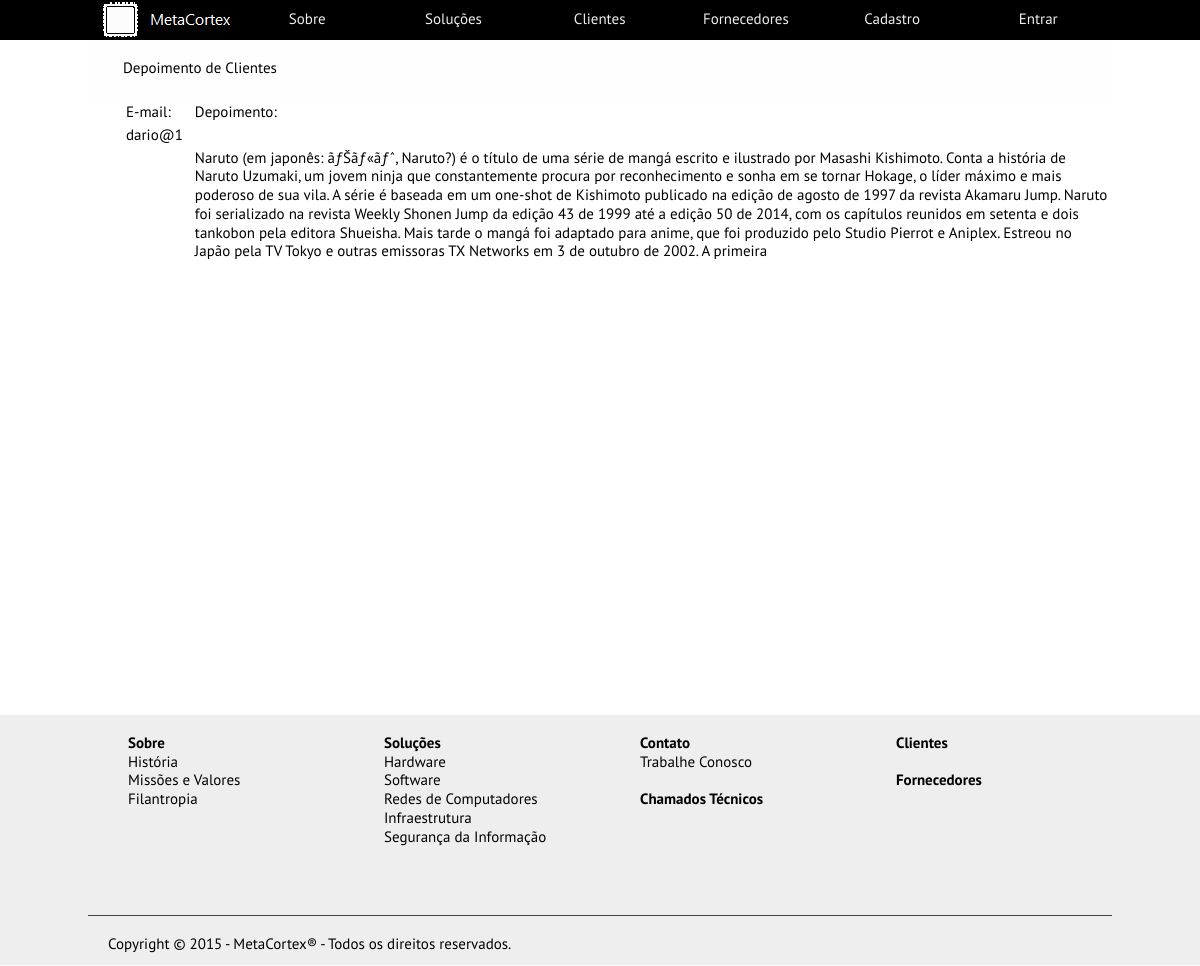
The page /code/metacortex/depoimentos.php on the database its author committed.
### tables this page shows
CREATE TABLE IF NOT EXISTS `tb_depoimentos` (
`id` int(255) NOT NULL,
  `email` varchar(100) NOT NULL,
  `depoimento` text NOT NULL
);

### code/metacortex/depoimentos.php (the view, shortened to what this page needs)
<?php session_start();
    if( isset($_SESSION['email_login']) ){
        $variable = '<a href="principal_usuario.php">'.$_SESSION['username'].'</a>' ;
    }else{
        $variable = '<a href="entrar.php"> Entrar </a>';
    }
?>
<!DOCTYPE html>
<html lang="pt-br">
	<head>
		<link rel="stylesheet" type="text/css" href="CSS\style.css" />
		<link rel="stylesheet" type="text/css" href="CSS\style_chamados_tecnicos.css" />
	</head>
	<body>
		<header>
			<?php include 'menu.php';?>
			<nav id="guia_paginas">
				<br>
					<p> Depoimento de Clientes <p>
				<br>
			</nav>
		</header>
		<article id="conteudo">
            <?php
                include "conecta_mysql.php";
                $resultado = mysqli_query($conexao, "SELECT * from tb_depoimentos") or die("Não foi possível acessar a tabela: ".mysqli_error($conexao));
                echo "<div style='overflow-x:auto;'><table>";
                if($resultado){
                    echo "<tr>
                        <td> E-mail: </td>
                        <td> &nbsp </td>
                        <td> Depoimento: </td>
                        </tr>";
                    while($row = mysqli_fetch_array($resultado)){
                        echo "<tr>";
                        echo "<td>".$row["email"]. " </td><td> &nbsp </td>
                            <td></td>";
                        echo "</tr>";
                        echo "<tr>
                            <td></td><td> &nbsp </td>
                            <td>".$row["depoimento"]." </td>";
                        echo "</tr>";
                    }
                }
                echo "</table></div>";
                mysqli_close($conexao); ?>
        </article>
		<?php include 'footer.php';?>
	</body>
</html>

### code/metacortex/menu.php
<?php
    if( isset($_SESSION['email_login']) ){
        echo '<nav id="menu">
				<ul>
					<li><a href="index.php"><img src="Imagens\logo.png" alt="Logotipo" title="Logotipo"></a></li>
					<li><a href="sobre.php">Sobre</a>
						<ul>
							<li><a href="historia.php">História</a></li>
							<li><a href="missoes_e_valores.php">Missões e Valores</a></li>
							<li><a href="filantropia.php">Filantropia</a></li>
						</ul>
					</li>
					<li><a href="solucoes.php">Soluções</a>
						<ul>
							<li><a href="hardware.php">Hardware</a></li>
							<li><a href="software.php">Software</a></li>
							<li><a href="redes_de_computadores.php">Redes de Computadores</a></li>
							<li><a href="infraestrutura.php">Infraestrutura</a></li>
							<li><a href="seguranca_da_informacao.php">Segurança da Informação</a></li>
						</ul>
					</li>
					<li><a href="clientes.php">Clientes</a>
                        <ul>
							<li><a href="depoimentos.php">Depoimentos</a></li>
						</ul>
                    </li>
					<li><a href="fornecedores.php">Fornecedores</a></li>
					<li><a href="cadastro.php">Cadastro</a></li>
					<li>'.$variable.'
                        <ul>
							<li><a href="chamados_tecnicos.php">Chamados Técnicos</a></li>
                            <li><a href="contato.php">Contato</a></li>
                            <li><a href="trabalhe_conosco.php">Trabalhe Conosco</a></li>
                            <li><a href="depoimento.php">Depoimento</a></li>
                            <li><a href="form.php">Admin</a></li>
                            <li><a href="entrar.php">Sair</a></li>
						</ul>
                    </li>
				</ul>
			</nav>';
    }else{
        echo '<nav id="menu">
				<ul>
					<li><a href="index.php"><img src="Imagens\logo.png" alt="Logotipo" title="Logotipo"></a></li>
					<li><a href="sobre.php">Sobre</a>
						<ul>
							<li><a href="historia.php">História</a></li>
							<li><a href="missoes_e_valores.php">Missões e Valores</a></li>
							<li><a href="filantropia.php">Filantropia</a></li>
						</ul>
					</li>
					<li><a href="solucoes.php">Soluções</a>
						<ul>
							<li><a href="hardware.php">Hardware</a></li>
							<li><a href="software.php">Software</a></li>
							<li><a href="redes_de_computadores.php">Redes de Computadores</a></li>
							<li><a href="infraestrutura.php">Infraestrutura</a></li>
							<li><a href="seguranca_da_informacao.php">Segurança da Informação</a></li>
						</ul>
					</li>
					<li><a href="clientes.php">Clientes</a>
                        <ul>
							<li><a href="depoimentos.php">Depoimentos</a></li>
						</ul>
                    </li>
					<li><a href="fornecedores.php">Fornecedores</a></li>
					<li><a href="cadastro.php">Cadastro</a></li>
					<li>'.$variable.'
                        <ul>
							<li><a href="entrar.php">Chamados Técnicos</a></li>
                            <li><a href="entrar.php">Contato</a></li>
                            <li><a href="entrar.php">Trabalhe Conosco</a></li>
                            <li><a href="entrar.php">Depoimento</a></li>
						</ul>
                    </li>
				</ul>
			</nav>';
    }
?>

### code/metacortex/footer.php
<?php
    if( isset($_SESSION['email_login']) ){
        echo '<footer>
                <article id="mapa_site">
                    <br>
                    <section id="coluna1">
                        <ul>
                            <li><a href="sobre.php"><b>Sobre</b></a></li>
                            <li><a href="historia.php">História</a></li>
                            <li><a href="missoes_e_valores.php">Missões e Valores</a></li>
                            <li><a href="filantropia.php">Filantropia</a></li>
                        </ul>
                    </section>
                    <section id="coluna2">
                        <ul>
                            <li><a href="solucoes.php"><b>Soluções</b></a></li>
                            <li><a href="hardware.php">Hardware</a></li>
                            <li><a href="software.php">Software</a></li>
                            <li><a href="redes_de_computadores.php">Redes de Computadores</a></li>
                            <li><a href="infraestrutura.php">Infraestrutura</a></li>
                            <li><a href="seguranca_da_informacao.php">Segurança da Informação</a></li>
                        </ul>
                    </section>
                    <section id="coluna3">
                        <ul>
                            <li><a href="contato.php"><b>Contato</b></a></li>
                            <li><a href="trabalhe_conosco.php">Trabalhe Conosco</a></li>
                            <li><br></li>
                            <li><a href="chamados_tecnicos.php"><b>Chamados Técnicos</b></a></li>
                        </ul>
                    </section>
                    <section id="coluna4">
                        <ul>
                            <li><a href="clientes.php"><b>Clientes</b></a></li>
                            <li><br></li>
                            <li><a href="fornecedores.php"><b>Fornecedores</b></a></li>
                        </ul>
                    </section>
                </article>
                <article id="direitos_autorais">
                    <br>
                    <p > Copyright © 2015 - MetaCortex® - Todos os direitos reservados.
                </article>
            </footer>';
    } else {
        echo '<footer>
                <article id="mapa_site">
                    <br>
                    <section id="coluna1">
                        <ul>
                            <li><a href="sobre.php"><b>Sobre</b></a></li>
                            <li><a href="historia.php">História</a></li>
                            <li><a href="missoes_e_valores.php">Missões e Valores</a></li>
                            <li><a href="filantropia.php">Filantropia</a></li>
                        </ul>
                    </section>
                    <section id="coluna2">
                        <ul>
                            <li><a href="solucoes.php"><b>Soluções</b></a></li>
                            <li><a href="hardware.php">Hardware</a></li>
                            <li><a href="software.php">Software</a></li>
                            <li><a href="redes_de_computadores.php">Redes de Computadores</a></li>
                            <li><a href="infraestrutura.php">Infraestrutura</a></li>
                            <li><a href="seguranca_da_informacao.php">Segurança da Informação</a></li>
                        </ul>
                    </section>
                    <section id="coluna3">
                        <ul>
                            <li><a href="entrar.php"><b>Contato</b></a></li>
                            <li><a href="entrar.php">Trabalhe Conosco</a></li>
                            <li><br></li>
                            <li><a href="entrar.php"><b>Chamados Técnicos</b></a></li>
                        </ul>
                    </section>
                    <section id="coluna4">
                        <ul>
                            <li><a href="clientes.php"><b>Clientes</b></a></li>
                            <li><br></li>
                            <li><a href="fornecedores.php"><b>Fornecedores</b></a></li>
                        </ul>
                    </section>
                </article>
                <article id="direitos_autorais">
                    <br>
                    <p > Copyright © 2015 - MetaCortex® - Todos os direitos reservados.
                </article>
            </footer>';
    }
    ?>

### code/metacortex/CSS/style.css (style rules this page uses)
* { margin: 0; }
body { font-family: 'PT Sans', sans-serif; font-size: 15px; line-height: 125%; }
#menu { width: 100%; background-color: #000000; }
#menu ul { width: 1024px; height: 40px; margin:auto; padding:0; }
#menu ul li { width: 146.2px; height: 40px; text-align:center; position:relative; list-style:none; float: left; line-height: 37px; }
#menu ul li a { color:#EEEEEE; text-decoration: none; padding:5px; }
#guia_paginas { width: 1024px; height: 60px; background-color: #FEFEFE; margin:auto; text-align:left; clean:both; }
#guia_paginas p { text-indent: 35px; }
#conteudo { width:1024px; height:750px; margin:auto; background-color: #FFFFFF; }
footer { width:100%; height:250px; margin:auto; background-color: #EEEEEE; }
#mapa_site { width:1024px; height:200px; margin:auto; }
#coluna1 { width:25%; float:left; }
#coluna2 { width:25%; float:left; }
#coluna3 { width:25%; float:left; }
#coluna4 { width:25%; float:left; }
#mapa_site ul { list-style-type: none; }
#mapa_site a { color:#000000; text-decoration: none; }
#direitos_autorais { clear:both; width:1024px; height:50px; margin:auto; border-top: solid; border-top-color: #444444; border-width: 1px; }
#direitos_autorais p { margin-left: 20px; margin-top:auto; }

### code/metacortex/CSS/style_chamados_tecnicos.css (style rules this page uses)
#conteudo { width:1024px; height:615px; margin:auto; background-color: #FFFFFF; }
#conteudo table { margin-left: 35px; float: left }

### rows shown on the page
tb_depoimentos: email "dario@1", depoimento "Naruto (em japonês: ãƒŠãƒ«ãƒˆ, Naruto?) é o título de uma série de mangá escrito e ilustrado por Masashi Kishimoto. Conta a história de Naruto Uzumaki, um jovem ninja que constantemente procura por reconhecimento e sonha em se tornar Hokage, o líder máximo e mais poderoso de sua vila. A série é baseada em um one-shot de Kishimoto publicado na edição de agosto de 1997 da revista Akamaru Jump. Naruto foi serializado na revista Weekly Shonen Jump da edição 43 de 1999 até a edição 50 de 2014, com os capítulos reunidos em setenta e dois tankobon pela editora Shueisha. Mais tarde o mangá foi adaptado para anime, que foi produzido pelo Studio Pierrot e Aniplex. Estreou no Japão pela TV Tokyo e…"
